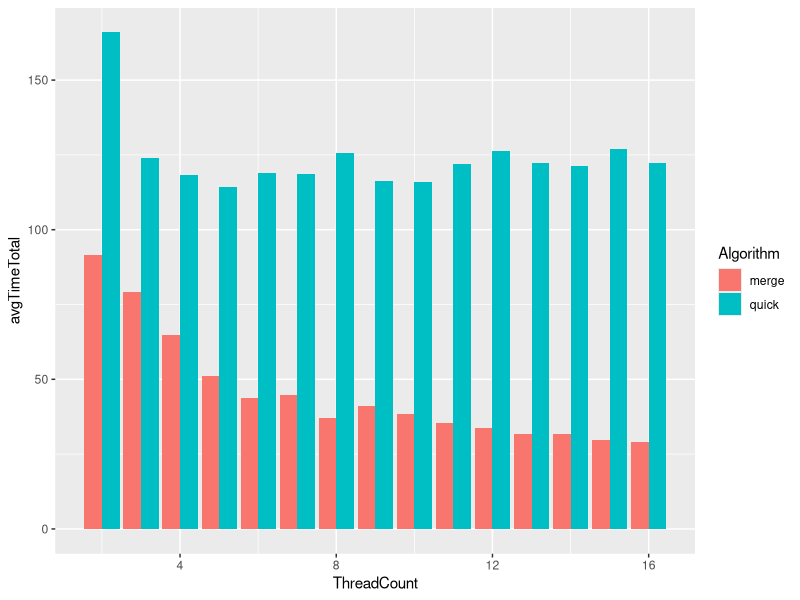
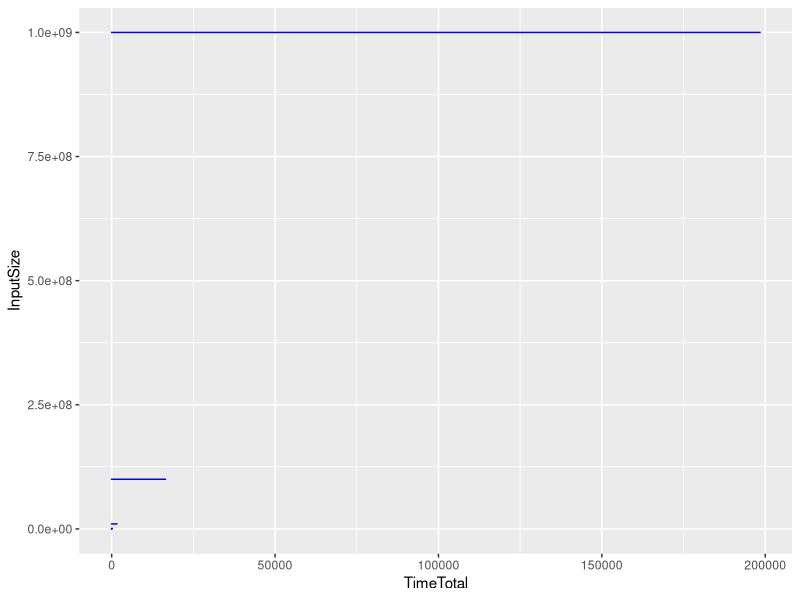

The R script that drew these images, in order:
## ---- chunk 1
read_exp1 = read.csv('experiment_01_simon_laptop.csv')
read_exp2 = read.csv('experiment_02_simon_laptop.csv')
## ---- chunk 2
library(datasets) #Load the datasets package
#attach(iris) #Attach iris data to the R search path
library(dplyr)
library(ggplot2)
## ---- chunk 3
exp1_average = read_exp1 %>%
  group_by(ThreadCount, Algorithm) %>%
  summarise(avgTimeTotal = mean(TimeTotal))

exp1_minimumTime = exp1_average %>%
  slice_min(avgTimeTotal)
  


## ---- chunk 4
ggplot(exp1_average, aes(x=ThreadCount, y=avgTimeTotal, fill=Algorithm))+
  geom_bar(stat='identity', position='dodge')
## ---- chunk 5
exp2 = read_exp2 %>%
  filter(
    (Algorithm == "merge" & ThreadCount == 15) |
    (Algorithm == "quick" & ThreadCount == 5) |
    !(Type %in% c("mta"))
  )
## ---- chunk 6
exp2_merge_sta = exp2 %>%
  filter(
    (Algorithm == "merge" & Type == "sta")
  )

exp2_merge_mta = exp2 %>%
  filter(
    (Algorithm == "merge" & Type == "mta")
  )

exp2_quicke_sta = exp2 %>%
  filter(
    (Algorithm == "quick" & Type == "sta")
  )

exp2_quick_mta = exp2 %>%
  filter(
    (Algorithm == "quick" & Type == "mta")
  )

## ---- chunk 7
p <- ggplot(exp2_merge_sta, aes(x=InputSize, y=TimeTotal))+
  geom_bar(stat="identity", color="blue", fill="white")

p + coord_flip()
